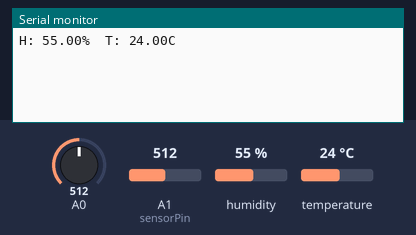
Recording of a sketch running on a simulated Arduino Uno, built with avr-gcc and run on an emulated ATmega328P. Parts: the last lines printed to the serial monitor. The test bench sets the inputs (shaded band); at power-on: humidity 55 %, A0 = 512, A1 (sensorPin) = 512, temperature 24 °C.

Above: at 3.2 s.
3.3 s: humidity set to 22 %
At 4.2 s:
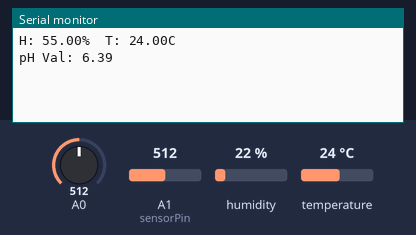
5.9 s: A0 set to 716
At 7.2 s:
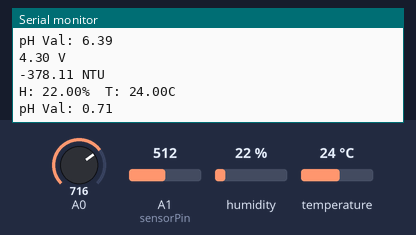
7.4 s: A1 (sensorPin) set to 716
At 8.7 s:
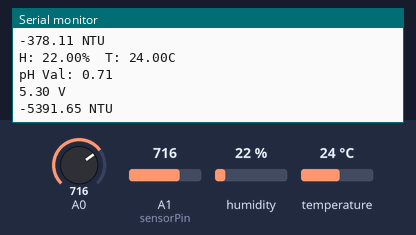
8.9 s: temperature set to 12 °C
At 10.0 s:
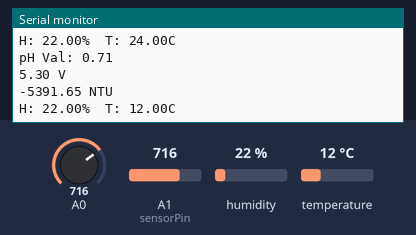
10.4 s: A0 set to 810
At 10.4 s:
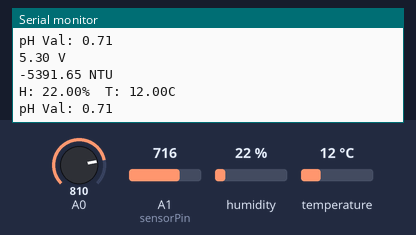
11.9 s: A1 (sensorPin) set to 810
At 14.2 s:
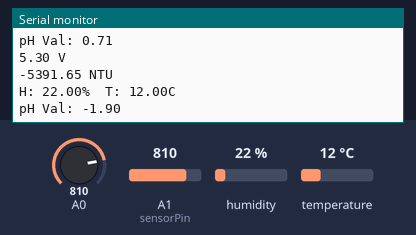
Timing chart, 0 to 14.4 s (numbered marks = the images above; inputs shaded):
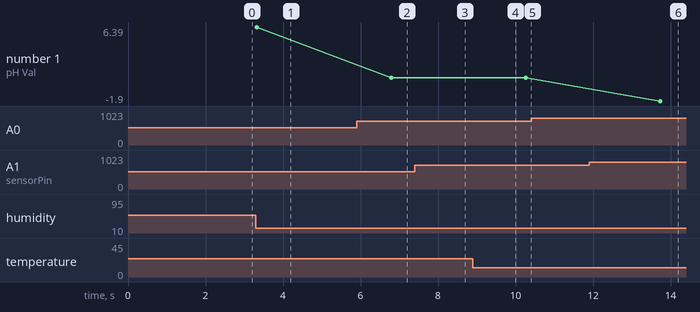

Measured:
- after the input at 5.9 s, the serial monitor: prints a new line after 0.90 s (image 2)
- after the input at 7.4 s, the serial monitor: prints a new line after 0.53 s (image 3)
- after the input at 8.9 s, the serial monitor: prints a new line after 0.06 s (image 4)
- plotted number 1: 6.39 → 0.71 after the input at 5.9 s

The sketch:

megaserial.ino
```cpp
#include <DHT.h>
#include <SoftwareSerial.h>
#define DHTPIN 2
#define DHTTYPE DHT11 // DHT 11
SoftwareSerial espSerial(5, 6);
DHT dht(DHTPIN, DHTTYPE);

String str;
String str1;
String str2;
String str3;

float calibration_value = 21.34 - 0.7;
int phval = 0;
unsigned long int avgval;
int buffer_arr[10],temp;
float ph_act;

int sensorPin = A1;
float volt;
float ntu;

void setup(){
Serial.begin(115200);//baud rate
espSerial.begin(115200);
dht.begin();
delay(2000);
}

void loop()
{
  dht11();
  pH();
  Tur();
  Serial.println();
}


void dht11()
{
float h = dht.readHumidity();
// Read temperature as Celsius (the default)
float t = dht.readTemperature();
Serial.print("H: ");
Serial.print(h);
Serial.print("% ");
Serial.print(" T: ");
Serial.print(t);
Serial.println("C");
str =String("DHT-11 ")+String("H= ")+String(h)+String(" T= ")+String(t);
espSerial.println(str);
delay(1000);
}

void pH()
{
 for(int i=0;i<10;i++)
 {
 buffer_arr[i]=analogRead(A0);
 delay(30);
 }
 for(int i=0;i<9;i++)
 {
 for(int j=i+1;j<10;j++)
 {
 if(buffer_arr[i]>buffer_arr[j])
 {
 temp=buffer_arr[i];
 buffer_arr[i]=buffer_arr[j];
 buffer_arr[j]=temp;
 }
 }
 }
 avgval=0;
 for(int i=2;i<8;i++)
 avgval+=buffer_arr[i];
 float volt=(float)avgval*5.0/1024/6;
 ph_act = -5.70 * volt + calibration_value;

 Serial.print("pH Val: ");
 Serial.print(ph_act);
 str1 = String("pH value = ") + String(ph_act);
 espSerial.println(str1);
 delay(1000);
}

void Tur()
{
    volt = 0;
    for(int i=0; i<800; i++)
    {
        volt += (((float)analogRead(sensorPin)/1023)*5) + 1.8;
    }
    volt = volt/800;
    volt = round_to_dp(volt,2);
    if(volt < 2.5){
      ntu = 3000;
    }else{
      ntu = -1120.4*square(volt)+5742.3*volt-4353.8;
    }
    Serial.println();
    Serial.print(volt);
    Serial.println(" V");

    Serial.print(ntu);
    Serial.println(" NTU");
    delay(1000);
    str2 = String("Voltage = ") + String(volt) + String(" NTU = ") + String(ntu);
    espSerial.println(str2);
    espSerial.println();
}
float round_to_dp( float in_value, int decimal_place )
{
  float multiplier = powf( 10.0f, decimal_place );
  in_value = roundf( in_value * multiplier ) / multiplier;
  return in_value;
}


  
```
